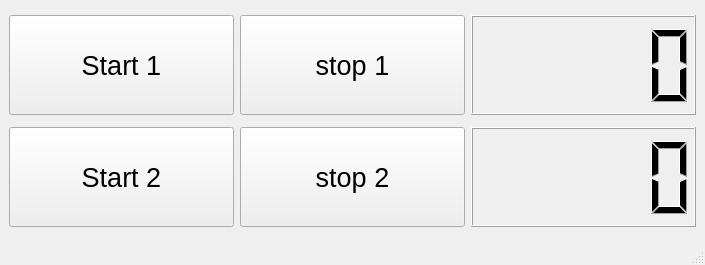
<?xml version="1.0" encoding="UTF-8"?>
<ui version="4.0">
 <class>MainWindow</class>
 <widget class="QMainWindow" name="MainWindow">
  <property name="geometry">
   <rect>
    <x>0</x>
    <y>0</y>
    <width>705</width>
    <height>265</height>
   </rect>
  </property>
  <property name="windowTitle">
   <string>MainWindow</string>
  </property>
  <widget class="QWidget" name="centralwidget">
   <layout class="QGridLayout" name="gridLayout">
    <item row="1" column="1">
     <widget class="QPushButton" name="Button_stop_2">
      <property name="minimumSize">
       <size>
        <width>0</width>
        <height>100</height>
       </size>
      </property>
      <property name="sizeIncrement">
       <size>
        <width>0</width>
        <height>0</height>
       </size>
      </property>
      <property name="font">
       <font>
        <pointsize>20</pointsize>
       </font>
      </property>
      <property name="text">
       <string>stop 2</string>
      </property>
     </widget>
    </item>
    <item row="0" column="0">
     <widget class="QPushButton" name="Button_start_1">
      <property name="minimumSize">
       <size>
        <width>0</width>
        <height>100</height>
       </size>
      </property>
      <property name="sizeIncrement">
       <size>
        <width>0</width>
        <height>0</height>
       </size>
      </property>
      <property name="font">
       <font>
        <pointsize>20</pointsize>
       </font>
      </property>
      <property name="text">
       <string>Start 1</string>
      </property>
     </widget>
    </item>
    <item row="1" column="2">
     <widget class="QLCDNumber" name="lcdNumber_2">
      <property name="minimumSize">
       <size>
        <width>0</width>
        <height>100</height>
       </size>
      </property>
     </widget>
    </item>
    <item row="1" column="0">
     <widget class="QPushButton" name="Button_start_2">
      <property name="minimumSize">
       <size>
        <width>0</width>
        <height>100</height>
       </size>
      </property>
      <property name="sizeIncrement">
       <size>
        <width>0</width>
        <height>0</height>
       </size>
      </property>
      <property name="font">
       <font>
        <pointsize>20</pointsize>
       </font>
      </property>
      <property name="text">
       <string>Start 2</string>
      </property>
     </widget>
    </item>
    <item row="0" column="2">
     <widget class="QLCDNumber" name="lcdNumber_1">
      <property name="minimumSize">
       <size>
        <width>0</width>
        <height>100</height>
       </size>
      </property>
     </widget>
    </item>
    <item row="0" column="1">
     <widget class="QPushButton" name="Button_stop_1">
      <property name="minimumSize">
       <size>
        <width>0</width>
        <height>100</height>
       </size>
      </property>
      <property name="sizeIncrement">
       <size>
        <width>0</width>
        <height>0</height>
       </size>
      </property>
      <property name="font">
       <font>
        <pointsize>20</pointsize>
       </font>
      </property>
      <property name="text">
       <string>stop 1</string>
      </property>
     </widget>
    </item>
   </layout>
  </widget>
  <widget class="QMenuBar" name="menubar">
   <property name="geometry">
    <rect>
     <x>0</x>
     <y>0</y>
     <width>705</width>
     <height>21</height>
    </rect>
   </property>
  </widget>
  <widget class="QStatusBar" name="statusbar"/>
 </widget>
 <resources/>
 <connections/>
</ui>
